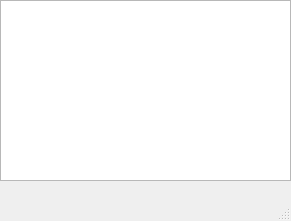
<?xml version="1.0" encoding="UTF-8"?>
<ui version="4.0">
 <class>endwindow</class>
 <widget class="QMainWindow" name="endwindow">
  <property name="geometry">
   <rect>
    <x>0</x>
    <y>0</y>
    <width>291</width>
    <height>221</height>
   </rect>
  </property>
  <property name="windowTitle">
   <string>MainWindow</string>
  </property>
  <widget class="QWidget" name="centralwidget">
   <widget class="QGraphicsView" name="graphicsView">
    <property name="geometry">
     <rect>
      <x>0</x>
      <y>0</y>
      <width>291</width>
      <height>181</height>
     </rect>
    </property>
   </widget>
  </widget>
  <widget class="QMenuBar" name="menubar">
   <property name="geometry">
    <rect>
     <x>0</x>
     <y>0</y>
     <width>291</width>
     <height>20</height>
    </rect>
   </property>
  </widget>
  <widget class="QStatusBar" name="statusbar"/>
 </widget>
 <resources/>
 <connections/>
</ui>
